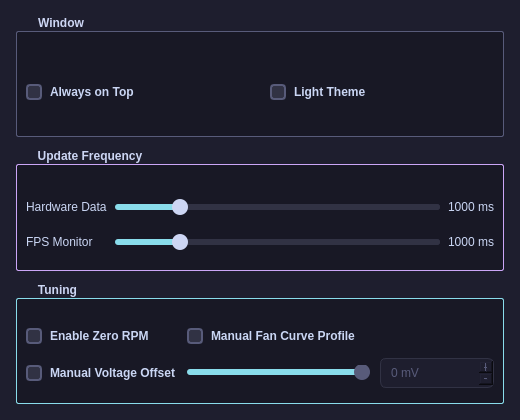
<?xml version="1.0" encoding="UTF-8"?>
<ui version="4.0">
 <class>SettingsWindow</class>
 <widget class="QMainWindow" name="SettingsWindow">
  <property name="geometry">
   <rect>
    <x>0</x>
    <y>0</y>
    <width>520</width>
    <height>420</height>
   </rect>
  </property>
  <property name="windowTitle">
   <string>Settings</string>
  </property>
  <property name="styleSheet">
   <string notr="true">/* === Global Theme Variables === */
QMainWindow {
    background-color: #1E1E2E;
}

QWidget#SettingsWindow {
    background-color: #1E1E2E;
}

/* === Group Boxes === */
QGroupBox {
    font-weight: bold;
    color: #CDD6F4;
    border: 1px solid #313244;
    border-radius: 2px;
    margin-top: 15px;
    padding-top: 16px;
    background-color: #181825;
}

QGroupBox::title {
    subcontrol-origin: margin;
    subcontrol-position: top left;
    left: 14px;
    padding: 0 6px;
}

/* === Section Headers === */
QGroupBox#m_windowGroup {
    border-color: #585B7A;
}

QGroupBox#m_updateGroup {
    border-color: #CBA6F7;
}

QGroupBox#m_tuningGroup {
    border-color: #89DCEB;
}

/* === Labels === */
QLabel {
    color: #CAD6F4;
    font-family: 'Segoe UI', 'Cascadia Code', 'Consolas';
}

/* === Buttons === */
QPushButton {
    background-color: #313244;
    color: #CDD6F4;
    border: 1px solid #45475A;
    border-radius: 6px;
    padding: 8px 16px;
    font-weight: 600;
    font-size: 12px;
}

QPushButton:hover {
    background-color: #45475A;
    border-color: #CDD6F4;
    color: #FFFFFF;
}

QPushButton:pressed {
    background-color: #585B7A;
    color: #FFFFFF;
}

QPushButton:disabled {
    background-color: #262730;
    color: #585B7A;
    border-color: #313244;
}

/* === Checkboxes === */
QCheckBox {
    color: #CAD6F4;
    font-weight: 500;
    spacing: 8px;
}

QCheckBox::indicator {
    width: 12px;
    height: 12px;
    border-radius: 4px;
    border: 2px solid #585B7A;
    background-color: #313244;
}

QCheckBox::indicator:checked {
    background-color: #89DCEB;
    border-color: #89DCEB;
}

QCheckBox::indicator:hover {
    border-color: #CDD6F4;
}

QCheckBox::indicator:disabled {
    border-color: #313244;
    background-color: #1E1E2E;
}

QCheckBox:disabled {
    color: #585B7A;
}

/* === Slider === */
QSlider::groove:horizontal {
    border: none;
    height: 6px;
    background: #313244;
    border-radius: 3px;
    margin: 0;
}

QSlider::add-page:horizontal {
    background: #313244;
    border-radius: 3px;
}

QSlider::sub-page:horizontal {
    background: qlineargradient(x1:0, y1:0, x2:1, y2:0, stop:0 #89DCEB, stop:1 #89DCEB);
    border-radius: 3px;
}

QSlider::handle:horizontal {
    width: 16px;
    margin: -5px 0;
    border-radius: 8px;
    background: #CDD6F4;
    border: none;
}

QSlider::handle:hover:horizontal {
    background: #FFFFFF;
}

QSlider::handle:disabled:horizontal {
    background: #585B7A;
}

/* === SpinBox === */
QSpinBox {
    background-color: #313244;
    color: #CDD6F4;
    border: 1px solid #45475A;
    border-radius: 6px;
    padding: 6px 8px;
    font-family: 'Segoe UI', monospace;
    min-width: 80px;
}

QSpinBox:hover {
    border-color: #89DCEB;
}

QSpinBox:focus {
    border-color: #89DCEB;
    background-color: #3A3B4C;
}

QSpinBox:disabled {
    color: #585B7A;
    background-color: #1E1E2E;
    border-color: #313244;
}</string>
  </property>
  <widget class="QWidget" name="m_centralWidget">
   <layout class="QVBoxLayout" name="m_mainLayout">
    <property name="spacing">
     <number>12</number>
    </property>
    <property name="leftMargin">
     <number>16</number>
    </property>
    <property name="topMargin">
     <number>16</number>
    </property>
    <property name="rightMargin">
     <number>16</number>
    </property>
    <property name="bottomMargin">
     <number>16</number>
    </property>
    <item>
     <widget class="CollapsibleGroupBox" name="m_windowGroup">
      <property name="title">
       <string>Window</string>
      </property>
      <layout class="QHBoxLayout" name="windowLayout">
       <property name="spacing">
        <number>20</number>
       </property>
       <item>
        <widget class="QCheckBox" name="m_stayOnTopCheckbox">
         <property name="text">
          <string>Always on Top</string>
         </property>
        </widget>
       </item>
       <item>
        <widget class="QCheckBox" name="m_lightThemeCheckbox">
         <property name="text">
          <string>Light Theme</string>
         </property>
        </widget>
       </item>
      </layout>
     </widget>
    </item>
    <item>
     <widget class="CollapsibleGroupBox" name="m_updateGroup">
      <property name="title">
       <string>Update Frequency</string>
      </property>
      <layout class="QGridLayout" name="refreshRateLayout">
       <property name="spacing">
        <number>8</number>
       </property>
       <item row="0" column="0">
        <widget class="QLabel" name="m_hwRefreshLabelTitle">
         <property name="text">
          <string>Hardware Data</string>
         </property>
        </widget>
       </item>
       <item row="0" column="1">
        <widget class="QSlider" name="m_hwRefreshSlider">
         <property name="minimum">
          <number>100</number>
         </property>
         <property name="maximum">
          <number>5000</number>
         </property>
         <property name="value">
          <number>1000</number>
         </property>
         <property name="orientation">
          <enum>Qt::Orientation::Horizontal</enum>
         </property>
         <property name="tickPosition">
          <enum>QSlider::TickPosition::TicksBelow</enum>
         </property>
         <property name="tickInterval">
          <number>500</number>
         </property>
        </widget>
       </item>
       <item row="0" column="2">
        <widget class="QLabel" name="m_hwRefreshValueLabel">
         <property name="alignment">
          <set>Qt::AlignmentFlag::AlignRight|Qt::AlignmentFlag::AlignVCenter</set>
         </property>
         <property name="text">
          <string>1000 ms</string>
         </property>
        </widget>
       </item>
       <item row="1" column="0">
        <widget class="QLabel" name="m_fpsRefreshLabelTitle">
         <property name="text">
          <string>FPS Monitor</string>
         </property>
        </widget>
       </item>
       <item row="1" column="1">
        <widget class="QSlider" name="m_fpsRefreshSlider">
         <property name="minimum">
          <number>100</number>
         </property>
         <property name="maximum">
          <number>5000</number>
         </property>
         <property name="value">
          <number>1000</number>
         </property>
         <property name="orientation">
          <enum>Qt::Orientation::Horizontal</enum>
         </property>
         <property name="tickPosition">
          <enum>QSlider::TickPosition::TicksBelow</enum>
         </property>
         <property name="tickInterval">
          <number>500</number>
         </property>
        </widget>
       </item>
       <item row="1" column="2">
        <widget class="QLabel" name="m_fpsRefreshValueLabel">
         <property name="alignment">
          <set>Qt::AlignmentFlag::AlignRight|Qt::AlignmentFlag::AlignVCenter</set>
         </property>
         <property name="text">
          <string>1000 ms</string>
         </property>
        </widget>
       </item>
      </layout>
     </widget>
    </item>
    <item>
     <widget class="CollapsibleGroupBox" name="m_tuningGroup">
      <property name="title">
       <string>Tuning</string>
      </property>
      <layout class="QGridLayout" name="controlLayout">
       <property name="spacing">
        <number>10</number>
       </property>
       <item row="0" column="0">
        <widget class="QCheckBox" name="m_zeroRpmCheckbox">
         <property name="text">
          <string>Enable Zero RPM</string>
         </property>
        </widget>
       </item>
       <item row="0" column="1">
        <widget class="QCheckBox" name="m_fanCurveCheckbox">
         <property name="text">
          <string>Manual Fan Curve Profile</string>
         </property>
        </widget>
       </item>
       <item row="1" column="0">
        <widget class="QCheckBox" name="m_voltageOffsetCheckbox">
         <property name="text">
          <string>Manual Voltage Offset</string>
         </property>
        </widget>
       </item>
       <item row="1" column="1">
        <layout class="QHBoxLayout" name="voltageLayout">
         <item>
          <widget class="QSlider" name="m_voltageSlider">
           <property name="enabled">
            <bool>false</bool>
           </property>
           <property name="minimum">
            <number>-200</number>
           </property>
           <property name="maximum">
            <number>0</number>
           </property>
           <property name="value">
            <number>0</number>
           </property>
           <property name="orientation">
            <enum>Qt::Orientation::Horizontal</enum>
           </property>
          </widget>
         </item>
         <item>
          <widget class="QSpinBox" name="m_voltageSpinBox">
           <property name="enabled">
            <bool>false</bool>
           </property>
           <property name="buttonSymbols">
            <enum>QAbstractSpinBox::ButtonSymbols::PlusMinus</enum>
           </property>
           <property name="suffix">
            <string> mV</string>
           </property>
           <property name="minimum">
            <number>-200</number>
           </property>
           <property name="maximum">
            <number>0</number>
           </property>
           <property name="value">
            <number>0</number>
           </property>
          </widget>
         </item>
        </layout>
       </item>
      </layout>
     </widget>
    </item>
   </layout>
  </widget>
 </widget>
 <customwidgets>
  <customwidget>
   <class>CollapsibleGroupBox</class>
   <extends>QGroupBox</extends>
   <header>Gui.h</header>
  </customwidget>
 </customwidgets>
 <resources/>
 <connections/>
</ui>
